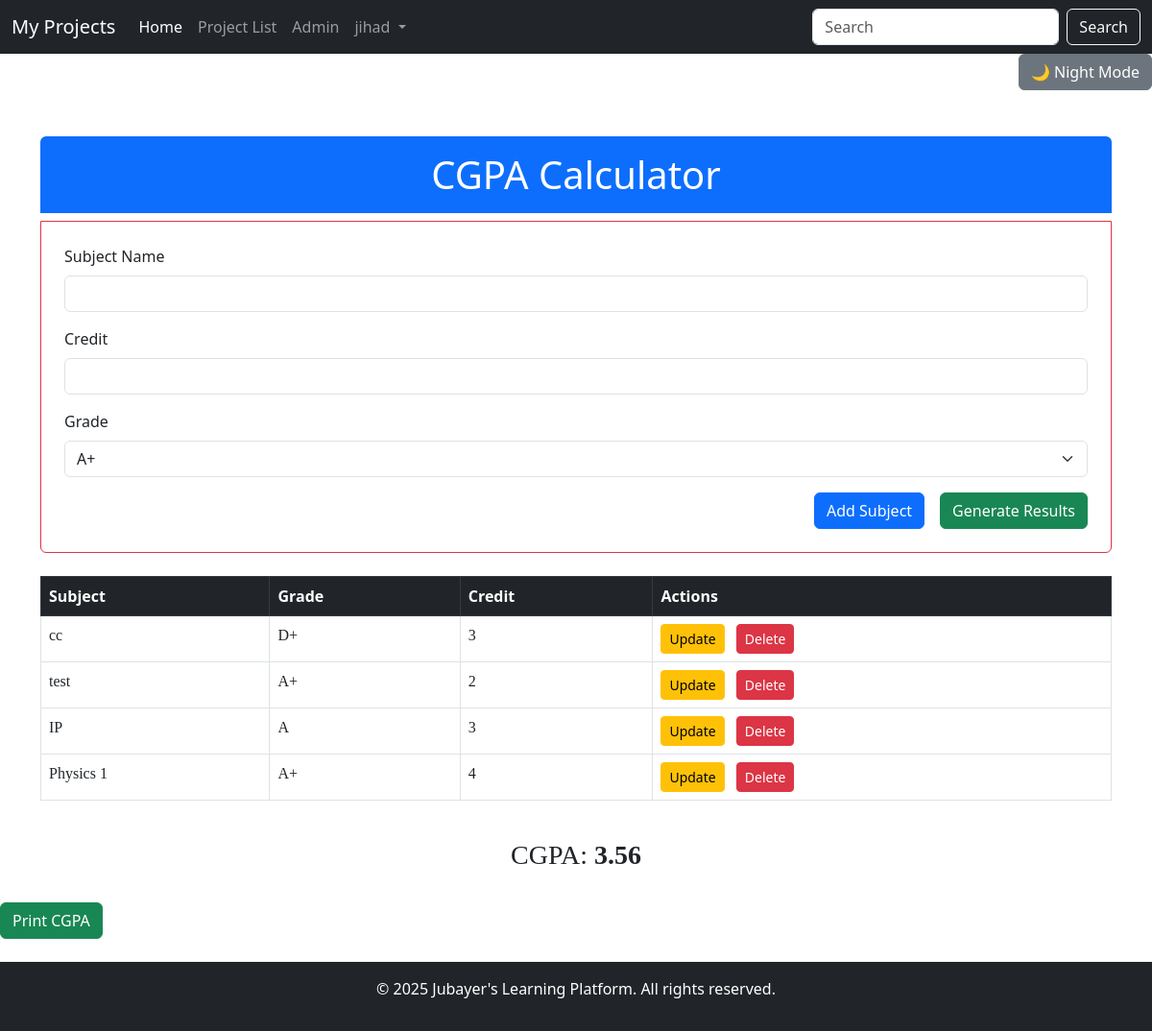
/cg/ (signed in), run on an earlier commit of the app's database.
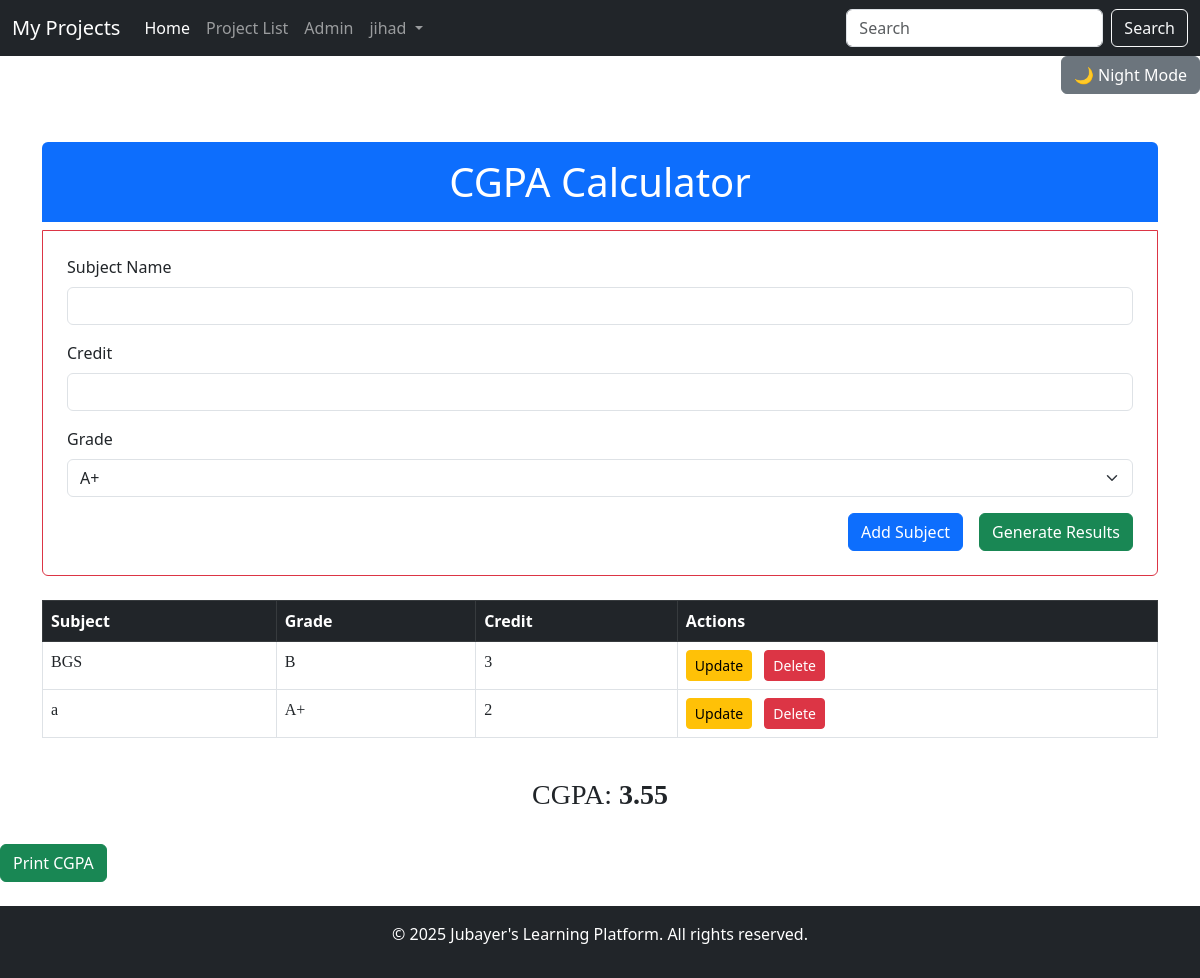
And on a later commit of the database.
### cgpa/models.py (models this page shows, shortened)
class Subject(models.Model):
    user = models.ForeignKey(User, on_delete=models.CASCADE)
    name = models.CharField(max_length=100)
    credit = models.IntegerField(default=3)
    grade = models.CharField(max_length=2, choices=GRADE_CHOICES, default="A+")
    class Meta:
        ordering = ["-id"]
        verbose_name = "Subject"

### cgpa/views.py (the view, shortened to what this page needs)
# urls.py: path("", views.index, name="index"),
@login_required(login_url="recipe:login")
def index(request):
    subjects = Subject.objects.filter(user=request.user)
    form = SubjectForm()
    total_credit = 0
    total_grade_point = 0
    cgpa = 0
    for subject in subjects:
        total_credit += subject.credit
        total_grade_point += GRADE_POINTS[subject.grade] * subject.credit
        if total_credit != 0:
            cgpa = total_grade_point / total_credit
            cgpa = '{0:.2f}'.format(cgpa)
        else:
            cgpa = 0.0
    context = {
        "subjects": subjects,
        "form": form,
        "cgpa": cgpa,
        "GRADE_POINTS":GRADE_POINTS,
    }
    return render(request, "cgpa/index.html", context)

### cgpa/forms.py
class SubjectForm(forms.ModelForm):
    class Meta:
        model = Subject
        fields = ["name", "credit", "grade"]

### cgpa/templates/cgpa/index.html (shortened to what this page needs)
{% extends "base/base.html" %}
{% block content %}
<div class="mn" id="mn">
    <div class="container mt-5">
        <div class="h1 text-center bg-primary text-white py-3 rounded-top">
            CGPA Calculator
        </div>
        <div class="form-container border border-danger rounded-bottom p-4 ">
            <form method="post" class="needs-validation" novalidate>
                <div class="mb-3">
                    <label for="sub" class="form-label">Subject Name</label>
                    <input type="text" class="form-control" name="sub" id="sub" required>
                </div>
                <div class="mb-3">
                    <label for="credit" class="form-label">Credit</label>
                    <input type="number" class="form-control" name="credit" id="credit" required>
                </div>
                <div class="mb-3">
                    <label for="grade" class="form-label">Grade</label>
                    <select class="form-select" name="grade" id="grade" required>
                        {% for grade in GRADE_POINTS %}
                            <option value="{{ grade }}">{{ grade }}</option>
                        {% endfor %}
                    </select>
                </div>
                <div class="d-grid gap-2 d-md-flex justify-content-md-end">
                    <button type="submit" class="btn btn-primary me-md-2">Add Subject</button>
                    <a href="{% url 'cgpa:result' %}" class="btn btn-success">Generate Results</a>
                </div>
            </form>
        </div>
    </div>
    <div class="container mt-4">
        <div class="table-responsive">
            <table class="table table-bordered table-hover">
                <thead class="table-dark">
                    <tr>
                        <th scope="col">Subject</th>
                        <th scope="col">Grade</th>
                        <th scope="col">Credit</th>
                        <th scope="col">Actions</th>
                    </tr>
                </thead>
                <tbody>
                    {% for subject in subjects %}
                    <tr>
                        <td style="font-family: 'Times New Roman', Times, serif;">{{ subject.name }}</td>
                        <td style="font-family: 'Times New Roman', Times, serif;">{{ subject.grade }}</td>
                        <td style="font-family: 'Times New Roman', Times, serif;">{{ subject.credit }}</td>
                        <td>
                            <a href="{% url 'cgpa:edit_sub' subject.pk %}" class="btn btn-sm btn-warning me-2">Update</a>
                            <a href="{% url 'cgpa:delete' subject.pk %}" class="btn btn-sm btn-danger">Delete</a>
                        </td>
                    </tr>
                    {% endfor %}
                </tbody>
            </table>
        </div>
        <div class="mt-4 text-center">
            <h3 style="font-family: 'Times New Roman', Times, serif;">
                CGPA: <span id="cgpa" class="fw-bold">{{ cgpa }}</span>
            </h3>
        </div>
    </div>
</div>
<br>
<button onclick="myfun('mn')" type="button" class="btn btn-success btn1">Print CGPA</button>
{% endblock %}

What changed in the data, as far as the page shows it:
removed Subject: name "cc", grade "D+", credit "3"
removed Subject: name "test", grade "A+", credit "2"
removed Subject: name "IP", grade "A", credit "3"
removed Subject: name "Physics 1", grade "A+", credit "4"
added Subject: name "BGS", grade "B", credit "3"
added Subject: name "a", grade "A+", credit "2"
Also different on the page:
{{ cgpa }}: "3.56" → "3.55"
